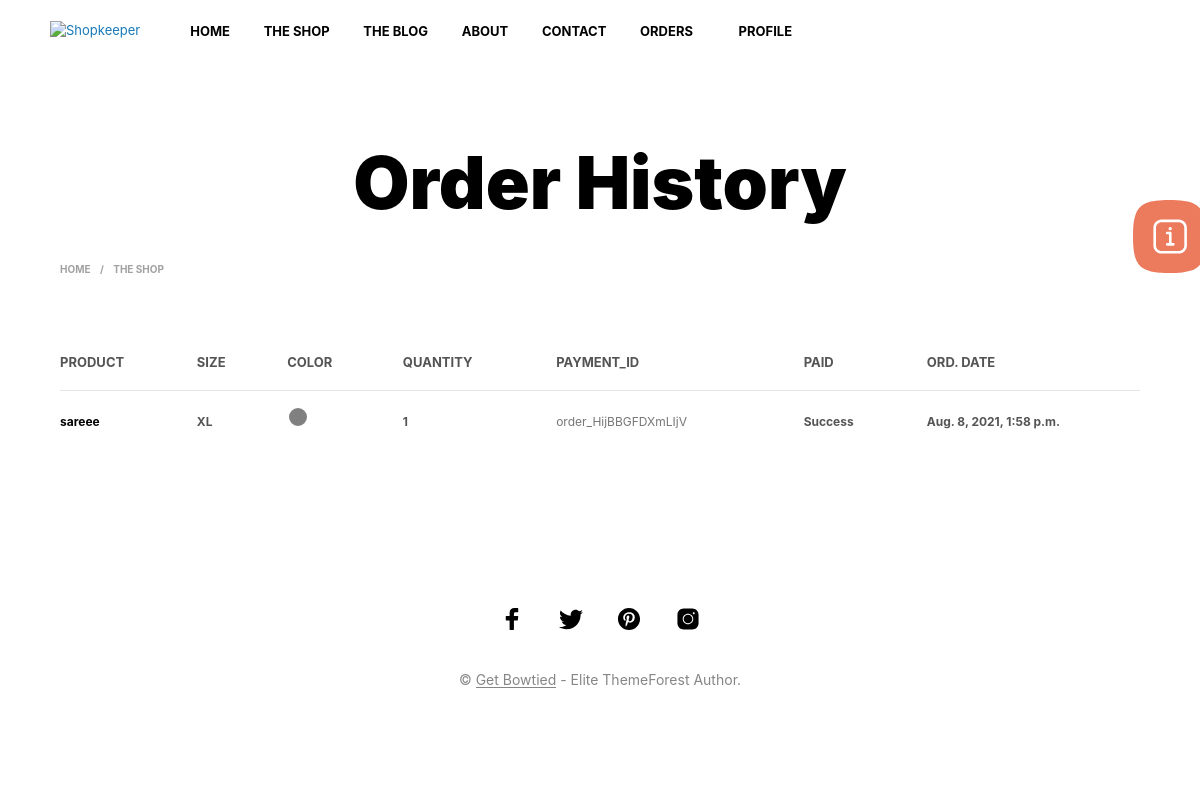
The app's page /order/order_history/ (signed in) with its own data.
### Order/models.py (models this page shows, shortened)
class Order_History(models.Model):
    history_user_name = models.ForeignKey(User, on_delete=models.CASCADE, related_name="history_user_name", null=True,
                                          blank=True)
    order_checkout = models.ForeignKey(Checkout, on_delete=models.CASCADE, related_name="History_Checkout", null=True,
                                       blank=True)
    ord_product = models.CharField(max_length=500, null=True)
    ord_size = models.CharField(max_length=20)
    ord_color = models.CharField(max_length=20)
    ord_quantity = models.CharField(max_length=20)
    ord_payment_id = models.CharField(max_length=100, null=True, blank=True)

class Checkout(models.Model):
    name = models.ForeignKey(User, on_delete=models.CASCADE, related_name="user_name", null=True,
                             blank=True)
    product = models.CharField(max_length=500, null=True)
    ammount = models.CharField(max_length=200)
    payment_id = models.CharField(max_length=100)
    billing_company = models.CharField(max_length=100,null=True,blank=True)
    billing_postcode = models.CharField(max_length=100,null=True,blank=True)
    order_address = models.CharField(max_length=500,null=True,blank=True)
    billing_phone = models.CharField(max_length=100,null=True,blank=True)
    order_comments = models.CharField(max_length=500,null=True,blank=True)
    paid = models.BooleanField(default=False)
    order_status = models.CharField(max_length=50, choices=CHOICE_ORDER_STATUS, null=True, blank=True, default=CHOICE_ORDER_STATUS[0])
    ord_date = models.DateTimeField(auto_now_add=True)

### Order/views.py (the view)
# urls.py: path('order_history/', views.order_history, name="order_history"),
@login_required
def order_history(request):
    chckout = Checkout.objects.filter(name=request.user)
    order_history = Order_History.objects.filter(history_user_name=request.user)
    key_a = request.GET.get('sort_by')
    if key_a == "New-To-Old":
        New_To_Old = Checkout.objects.all().order_by('-ord_date')
        return render(request, 'order_history.html', {'chckout': New_To_Old, 'order_history': order_history})
    elif key_a == "Old-To-New":
        Old_To_New = Checkout.objects.all().order_by('ord_date')
        return render(request, 'order_history.html', {'chckout': Old_To_New, 'order_history': order_history})
    elif key_a == "Success-Payment":
        success_checkout = Checkout.objects.filter(name=request.user, paid=True)
        return render(request, 'order_history.html', {'chckout': success_checkout, 'order_history': order_history})
    elif key_a == "Fail-Payment":
        fail_checkout = Checkout.objects.filter(name=request.user, paid=False)
        return render(request, 'order_history.html', {'chckout': fail_checkout, 'order_history': order_history})
    else:
        pass
    return render(request, 'order_history.html', {'chckout': chckout, 'order_history': order_history})

### template/order_history.html (shortened to what this page needs)
{% load static %}
<!DOCTYPE html>
<html lang="en-US">
<head>
	<link media="all" href="{%static 'wp-content/autoptimize_0c127267b824f67f6040ad0d1bc49591.css'%}" rel="stylesheet" />
	<link media="only screen and (max-width: 768px)" href="{%static 'wp-content/cache/autoptimize/css/autoptimize_541e2ced151704f4ff1844c6de47ec02.css'%}" rel="stylesheet" />
<link rel='stylesheet' id='woocommerce-general-css'  href='{%static "wp-content/plugins/woocommerce/assets/css/woocommerce.css"%}' type='text/css' media='all' />
<link rel='stylesheet' id='shopkeeper-styles-css'  href='{%static "wp-content/themes/shopkeeper/css/styles.css"%}' type='text/css' media='all' />
		<noscript><style> .wpb_animate_when_almost_visible { opacity: 1; }</style></noscript></head>
<body class="page-template-default page page-id-7 wp-embed-responsive theme-shopkeeper woocommerce-checkout woocommerce-page woocommerce-no-js gbt_custom_notif wpb-js-composer js-comp-ver-6.6.0 vc_responsive">
    	<div id="st-container" class="st-container">
            <div class="st-content">
                                <div id="page_wrapper" class=" transparency_light">
                        <div class="top-headers-wrapper site-header-sticky">
<header id="masthead" class="site-header default custom-header-width" role="banner">
    <div class="row">
        <div class="site-header-wrapper">
            <div class="site-branding">
    <div class="site-logo">
        <a href="" rel="home">
                            <img class="site-logo-img" src="https://shopkeeper.wp-theme.design/wp-content/themes/shopkeeper/images/shopkeeper-logo.png" alt="Shopkeeper" />                    </a>
    </div>
                </div>
       {% include 'navbar.html'%}
        </div>
    </div>
</header>
                        </div>
    <div class="page-title-shown">
        <div id="primary" class="content-area">
            <div id="content" class="site-content" role="main">
           		<header class="entry-header " >
                    <div class="row">
                        <div class="large-10 large-centered columns without-sidebar">
							<h1 class="page-title">Order History</h1>
                        </div>
                    </div>
                </header>
<div class="row">
		<div class="large-12 columns">
			<div id="content" class="site-content" role="main">
				<div class="row">
					<div class="xlarge-12 large-9 columns">
						<div class="tob_bar_shop">
							<div class="small-5 medium-7 large-6 xlarge-8 columns text-left">
								<nav class="woocommerce-breadcrumb">
									<a href="">Home</a>
									<span class="breadcrump_sep">/</span> The Shop</nav>
							</div>
							<div class="small-7 medium-5 large-6 xlarge-4 columns text-right">
							</div>
						</div>
					</div>
				</div>
			</div>
		</div>
	</div>
<div class="container">
  <div id="post-6" class="post-6 page type-page status-publish hentry">
    <div class="row">
		<div class="large-12 columns">
        <div class="entry-content">
            <div class="woocommerce">
<div class="woocommerce-cart-form">
	<table class="shop_table shop_table_responsive cart woocommerce-cart-form__contents">
		<thead>
			<tr>
				<th class="product-name">Product</th>
				<th class="product-size">Size</th>
				<th class="product-colour">Color</th>
				<th class="product-quantity">Quantity</th>
				<th class="product-price">payment_id</th>
				<th class="product-total">paid</th>
				<th class="product-total">ord. Date</th>
			</tr>
		</thead>
		<tbody>
{% for j in chckout %}
{% for k in order_history %}
{% if k.order_checkout.payment_id == j.payment_id %}
		<tr class="woocommerce-cart-form__cart-item cart_item">
			<td class="product-name" data-title="Product">
				<a href="" style="font-size: 12px;">{{k.ord_product}}</a>
			</td>
			<td class="product-name" data-title="Size">
				<span class="woocommerce-Price-amount amount"><bdi style="font-size: 12px;">
                    {{k.ord_size}}</bdi>
							</span>
			</td>
			<td class="product-name" data-title="Color">
				<span class="woocommerce-Price-amount amount"><bdi style="font-size: 12px;">
<div class="shopswatchinput ">
	<a href="" class="" data-o-src="" style="width:22px; height:22px;">
		<div class="wcvashopswatchlabel wcvaround" style="background-color:{{k.ord_color}};
                             width:22px; float:left; height:22px;">
							</div>
                            </a>
             		        	</div>
                    </bdi>
							</span>
			</td>
			<td class="product-name" data-title="Quantity">
				<span class="woocommerce-Price-amount amount"><bdi style="font-size: 12px;">
                    {{k.ord_quantity}}</bdi>
							</span>
			</td>
			<td class="product-price" data-title="Payment ID">
				<span class="woocommerce-Price-amount amount"><bdi style="font-size: 12px;">{{j.payment_id}}</bdi></span>
			</td>
			<td class="product-subtotal" data-title="Paid">
				<span class="woocommerce-Price-amount amount"><bdi style="font-size: 12px;">
                {% if j.paid == True %}
                    Success
                {% else %}
                    Fail
                {% endif %}
                    </bdi>
							</span>
			</td>
			<td class="product-subtotal" data-title="ord. Date">
				<span class="woocommerce-Price-amount amount"><bdi style="font-size: 12px;">
                    {{j.ord_date}}</bdi>
							</span>
			</td>
		</tr>
{% endif %}
{% endfor %}
{% endfor %}
		</tbody>
	</table>
</div>
		</div>
                    </div>
		</div>
    </div>
</div>
</div>
            </div>
        </div>
    </div>
				<footer id="site-footer" class="site-footer">
					<div class="site-footer-copyright-area">
						<div class="row">
							<div class="large-12 columns">
								<div class="footer_socials_wrapper">
	        <ul class="sk_social_icons_list center">
								<li class="sk_social_icon default_icon">
									<a class="sk_social_icon_link" target="_blank"
										href="">
									</a>
								</li>
								<li class="sk_social_icon default_icon">
									<a class="sk_social_icon_link" target="_blank"
										href="http://twitter.com/GetBowtied">
									</a>
								</li>
								<li class="sk_social_icon default_icon">
									<a class="sk_social_icon_link" target="_blank"
										href="http://www.pinterest.com/">
									</a>
								</li>
								<li class="sk_social_icon default_icon">
									<a class="sk_social_icon_link" target="_blank"
										href="http://instagram.com/getbowtied">
									</a>
								</li>
	        </ul>
		    </div>
								<div class="copyright_text">
                                    © <a href='http://www.getbowtied.com/' target='_blank'>Get Bowtied</a> - Elite ThemeForest Author.                                </div>
							</div>
						</div>
					</div>
				</footer>
			</div>
		</div>
	</div>
		<div class="call-to-action-canvas">
			<button class="call-to-action-toggle"><span class="icon"></span></button>
		</div>
</body>
</html>

### static/wp-content/cache/autoptimize/css/autoptimize_541e2ced151704f4ff1844c6de47ec02.css (style rules this page uses)
:root { --woocommerce:#a46497;--wc-green:#7ad03a;--wc-red:#a00;--wc-orange:#ffba00;--wc-blue:#2ea2cc;--wc-primary:#a46497;--wc-primary-text:#fff;--wc-secondary:#ebe9eb;--wc-secondary-text:#515151;--wc-highlight:#77a464;--wc-highligh-text:#fff;--wc-content-bg:#fff;--wc-subtext:#767676 }
.woocommerce table.shop_table_responsive thead,.woocommerce-page table.shop_table_responsive thead { display:none }
.woocommerce table.shop_table_responsive tbody tr:first-child td:first-child,.woocommerce-page table.shop_table_responsive tbody tr:first-child td:first-child { border-top:0 }
.woocommerce table.shop_table_responsive tr,.woocommerce-page table.shop_table_responsive tr { display:block }
.woocommerce table.shop_table_responsive tr td,.woocommerce-page table.shop_table_responsive tr td { display:block;text-align:right!important }
.woocommerce table.shop_table_responsive tr td:before,.woocommerce-page table.shop_table_responsive tr td:before { content:attr(data-title) ": ";font-weight:700;float:left }

### records on screen
Checkout: payment_id "order_HijBBGFDXmLIjV", ord_date "Aug. 8, 2021, 1:58 p.m."
Order_History: ord_product "sareee", ord_size "XL", ord_quantity "1"
